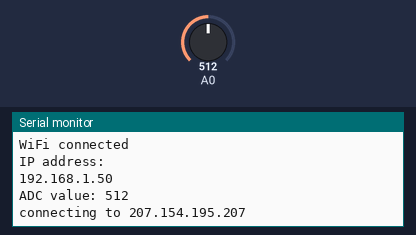
Simulated run of this sketch. Board: ESP8266 (NodeMCU). Shown: the last lines printed to the serial monitor. The inputs (shaded band) are chosen by the test bench; at power-on: A0 = 512. WiFi joins after 1.5 s; servers stay silent unless stated; uploads are accepted with an empty reply.

Above: at 2.7 s.
2.8 s: A0 set to 716
At 3.6 s:
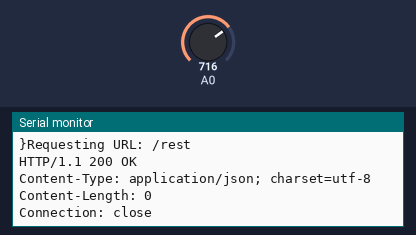
7.5 s: A0 set to 900
At 9.0 s:
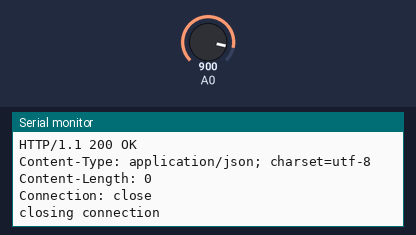
Timing chart, 0 to 10.5 s (numbered marks = the images above; inputs shaded):
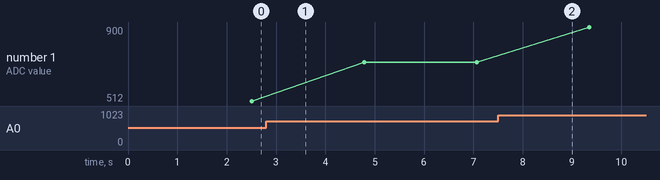

The sketch:

esp_IOB.ino
```cpp
/*
 *  This sketch sends data via HTTP GET requests to data.sparkfun.com service.
 *
 *  You need to get streamId and privateKey at data.sparkfun.com and paste them
 *  below. Or just customize this script to talk to other HTTP servers.
 *
 */

#include <ESP8266WiFi.h>
#include <ArduinoJson.h>

const char* ssid     = "BABALAR";
const char* password = "24939300";

const char* host = "207.154.195.207";
const char* streamId   = "....................";
const char* privateKey = "....................";

StaticJsonBuffer<200> jsonBuffer;

JsonObject& root = jsonBuffer.createObject();
JsonObject& data = root.createNestedObject("data");

void setup() {
  Serial.begin(115200);
  delay(10);

  // We start by connecting to a WiFi network

  Serial.println();
  Serial.println();
  Serial.print("Connecting to ");
  Serial.println(ssid);

  WiFi.begin(ssid, password);

  while (WiFi.status() != WL_CONNECTED) {
    delay(500);
    Serial.print(".");
  }

  Serial.println("");
  Serial.println("WiFi connected");
  Serial.println("IP address: ");
  Serial.println(WiFi.localIP());
}

void loop() {
  delay(1000);

  unsigned int adc_uv = analogRead(A0);
  Serial.print("ADC value: "); Serial.println(adc_uv);

  Serial.print("connecting to ");
  Serial.println(host);

  // Use WiFiClient class to create TCP connections
  WiFiClient client;
  const int httpPort = 8080;
  if (!client.connect(host, httpPort)) {
    Serial.println("connection failed");
    return;
  }


  root["UUID"] = "1";

  data["uv"] = (float)(adc_uv / 1024);
  data["temprature"] = "28";
  data["temprature_sea"] = "18";
  data["ph"] = "7.4";
  data["wave_ratio"] = "0.2";
  data["cloudness"] = "0.3";

  root.prettyPrintTo(Serial);

  // We now create a URI for the request
  String url = "/rest";

  Serial.print("Requesting URL: ");
  Serial.println(url);

  // This will send the request to the server
  client.println("POST /rest HTTP/1.1");
  client.print("Host: "); client.print(host); client.print(":"); client.println("8080");
  client.println("Accept: */*");
  client.println("Content-Type: application/json");
  client.print("Content-Length: "); client.println(root.measureLength());
  client.println("Connection: close");
  client.println();
  root.printTo(client);

  unsigned long timeout = millis();
  while (client.available() == 0) {
    if (millis() - timeout > 5000) {
      Serial.println(">>> Client Timeout !");
      client.stop();
      return;
    }
  }

  // Read all the lines of the reply from server and print them to Serial
  while(client.available()){
    String line = client.readStringUntil('\r');
    Serial.print(line);
  }

  Serial.println();
  Serial.println("closing connection");
}
```

Measured:
- plotted number 1: 512 → 716 after the input at 2.8 s, 716 → 900 after the input at 7.5 s
